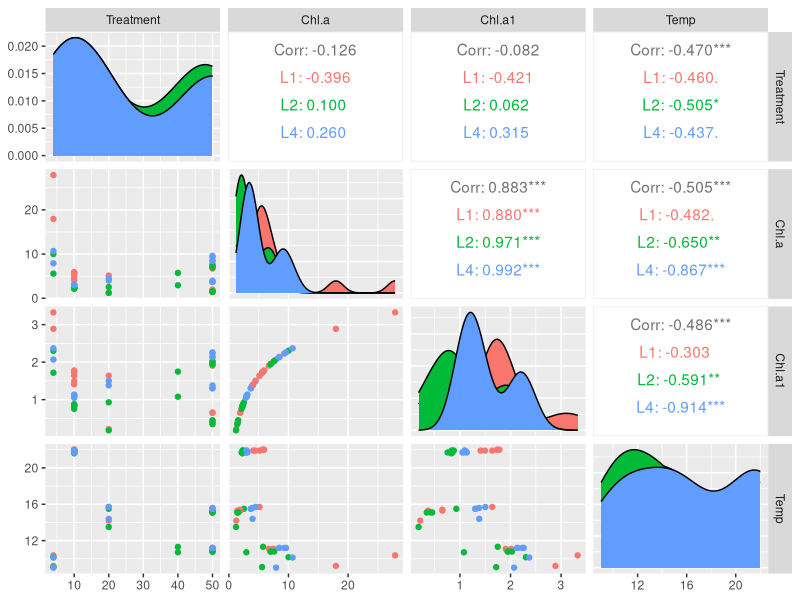
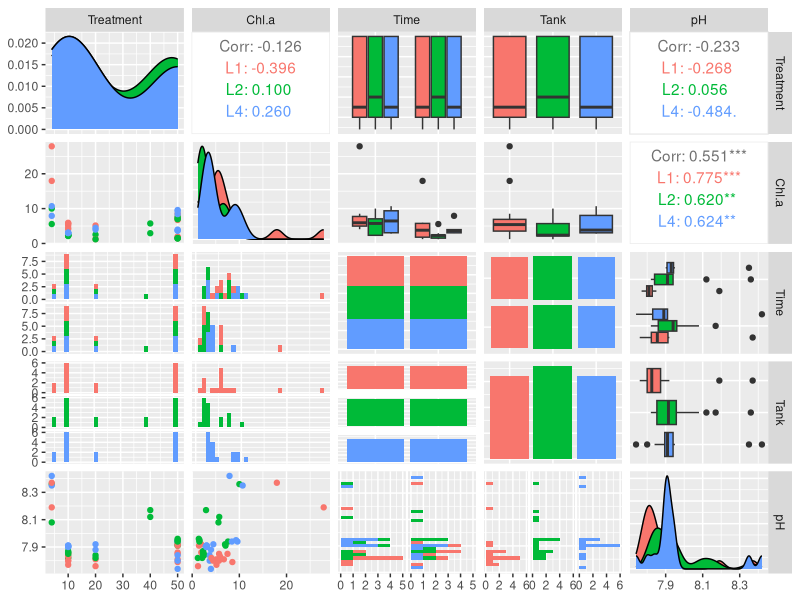
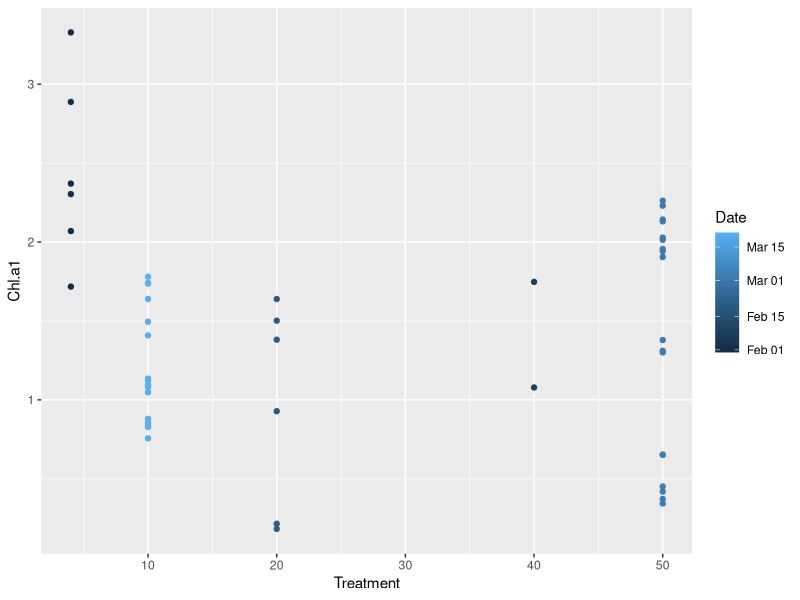
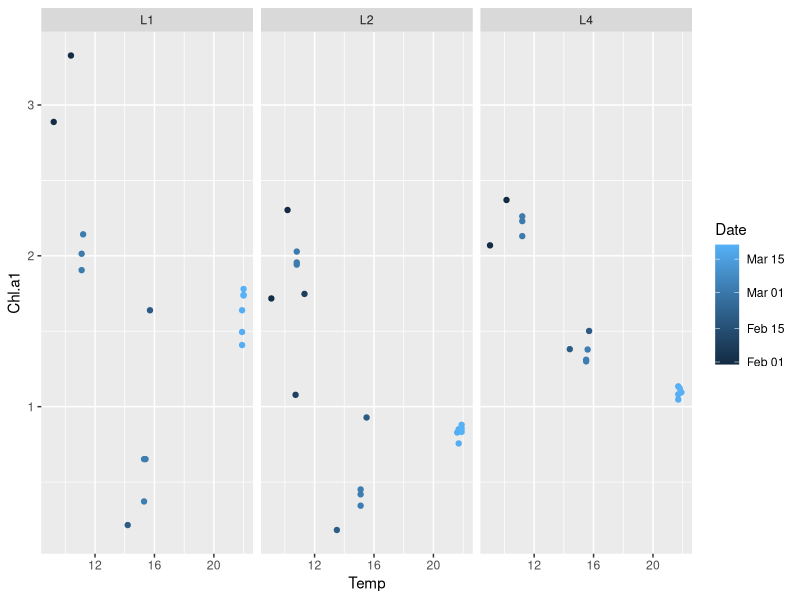
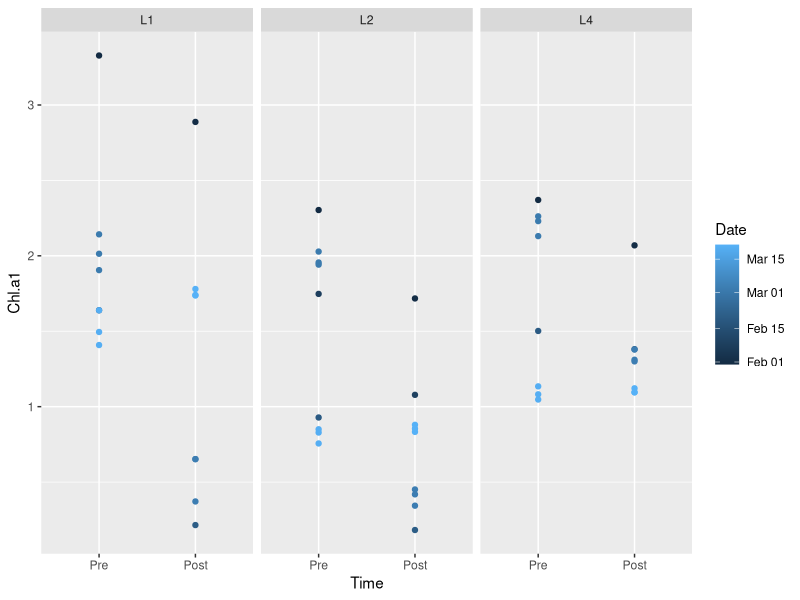

Generate these figures, in order, with R: (Note: this script raises an error after producing the figures.)
## ---- chunk 1
# setup the R enviornment for kniting markdown doc properly
library(knitr)
opts_knit$set(root.dir='../')
## ---- chunk 2
chlwq <- read.csv("./Data/ChlaWQReplicateAcuteData1.csv")
## ---- chunk 3
library(ggplot2)
library(GGally)
library(gridExtra)
library(scatterplot3d)
library(MASS)
library(lubridate)
library(lme4)
library(nlme)
library(vegan)
class(chlwq$Date)
## ---- chunk 4
chlwq$Time <- factor(chlwq$Time, levels = c("Pre", "Post")) #making sure pre always comes before post on figures
chlwq$Chl.a1 <- log(chlwq$Chl.a)
#transforming chlorophyll data since it is not normal
## ---- chunk 5
chlwq$Date <- as.Date(chlwq$Date, "%m.%d.%y")
class(chlwq$Date)
chlwq$Date
#changing class, so that R understands these are dates
## ---- chunk 6
ggpairs(chlwq, columns = c("Treatment", "Chl.a", "Chl.a1", "Temp"), columnLabels =  c("Treatment", "Chl.a", "Chl.a1","Temp"), mapping = aes(color = Tank))
#looking for relationships in the data
## ---- chunk 7
chl <- ggpairs(chlwq, columns = c("Treatment", "Chl.a", "Time", "Tank",  "pH"), columnLabels =  c("Treatment", "Chl.a", "Time", "Tank",  "pH"), mapping = aes(color = Tank))
chl
#looking for relationships in the data
## ---- chunk 8
ggplot(chlwq, aes(Treatment, Chl.a1)) +
  geom_point(aes(col=Date))
  facet_wrap(~Tank)

ggplot(chlwq, aes(Temp, Chl.a1)) +
  geom_point(aes(col=Date)) +
  facet_wrap(~Tank)

ggplot(chlwq, aes(Time, Chl.a1)) +
  geom_point(aes(col=Date)) +
  facet_wrap(~Tank)
## ---- chunk 9
main <- lm(Chl.a1 ~ Treatment + Temp + Time + pH + Salinity + Height + Tank, data = chlwq)
summary(main)
#first model with everything
## ---- chunk 10
main2 <- update(main, . ~ . -Salinity - Height)
summary(main2)
#getting rid of a few variables
## ---- chunk 11
main3 <- update(main2, . ~ . + I(Treatment^2) )
summary(main3)
#recognizing that there might be a quadratic response to the treatment variable
## ---- chunk 12
anova(main, main2)
#comparing models
## ---- chunk 13
anova(main2, main3)
#comparing models
## ---- chunk 14
AIC(main)
AIC(main2)
AIC(main3)
## ---- chunk 15
lin4 <- lmer(Chl.a1 ~ Treatment + Temp + Time + Treatment*Temp +  pH  + (1|Tank)  , data = chlwq)
car::Anova(lin4, type = 3)
#bringing in a linear mixed model that I made in my mixed model rmd to compare to these OLS models
## ---- chunk 16
anova(lin4, main3) #linear model is better than fixed effects
## ---- chunk 17
main4 <- update(main3, .~. + (Treatment^2)*Temp)
summary(main4)
#adding in a temperature interaction effect
## ---- chunk 18
anova(main3, main4)
AIC(main4) #main4 model has a better AIC
## ---- chunk 19
main5 <- update(main4, .~. + Treatment:Tank + Ozone)
summary(main5)
print(main5)
#bringing in an interaction effect between my treatment and each replicate tank
## ---- chunk 20
contrasts(chlwq$Tank) #what this tells me is that intercept is L1 and the coefficient for L2 is the difference from L1 and L4 co from L1
#L1 is the average tank, need to average the replicates across the tanks and fit the model that's where I predict chla for each tank and average them 
## ---- chunk 21
par(mfrow = c(2,2))
plot(main4)
## ---- chunk 22
#predict values based on the model and compare them to actual to see how well the model predicts data, compare the two

sim_mod <- lm(Chl.a1 ~ Tank + Treatment + I(Treatment^2) + Temp + 
                  Temp:Treatment + Tank:Treatment +
                  Tank:I(Treatment^2), 
              data = chlwq)
sub_mod <- update(sim_mod, . ~ . - Tank - Tank:Treatment - Tank:I(Treatment^2))
main_mod <- lm(Chl.a1 ~ Treatment + I(Treatment^2), data = chlwq)
summary(sim_mod)
plot(sim_mod)

xrange <- seq(min(chlwq$Treatment), max(chlwq$Treatment), length.out = 100)

tanks <- levels(chlwq$Tank)
plot(Chl.a1 ~ Treatment, data = chlwq, ylim = c(0, 4))
for(i in seq_along(tanks)) {
    lines(xrange, 
          predict(sim_mod, newdata = 
                     data.frame(Tank = tanks[i],
                               Treatment = xrange,
                               Temp = mean(chlwq$Temp))),
          col = i+1)
}
lines(predict(sub_mod, newdata = 
                  data.frame(
                        Treatment = xrange,
                        Temp = mean(chlwq$Temp))),
      lwd = 2)
lines(predict(main_mod, newdata = 
                  data.frame(
                      Treatment = xrange)), col='purple', lwd=4)

avg_pred <- predict(sim_mod, newdata = 
                     data.frame(Tank = rep(tanks, each = 100),
                               Treatment = rep(xrange,
                                               times = 3),
                               Temp = mean(chlwq$Temp)))
avg_pred <- tapply(avg_pred, list(rep(xrange, times = 3)), mean)

lines(xrange, avg_pred, lty = 2, lwd=3)

# obs vs predicted plot

pred <- predict(sim_mod)

plot(chlwq$Chl.a1, pred)
abline(a=0, b=1)

avg_obs <- tapply(chlwq$Chl.a1, list(chlwq$Treatment), mean)
avg_pred <- tapply(pred, list(chlwq$Treatment), mean) 

plot(avg_obs, avg_pred)
abline(a=0, b=1)
## ---- chunk 23
sim_mod <- lm(Chl.a1 ~ Tank + Treatment + I(Treatment^2) + Temp + 
                  Temp:Treatment + Tank:Treatment +
                  Tank:I(Treatment^2) + Time, 
              data = chlwq)

cc <- sub_mod$coefficients
eqn <- paste("Y =", paste(round(cc[1],2), paste(round(cc[-1],2), names(cc[-1]), sep=" * ", collapse=" + "), sep=" + "), "+ e")
eqn 
#looking at the equation based on the model fit
## ---- chunk 24
Y = 3.16 + -0.06 * 30 + -0.02 * 30 + -0.29 #prediction for post chl.a if temp = 30 and treatment = 30
Y
10^Y 
#having a negative correlation for temperature doesn't makes sense, as a higher temperature should not lower the chlorophyll a concentration left, but increase it
## ---- chunk 25
acf(chlwq$Chl.a) #looking for autocorrelation
#appear to have weak autocorrelation, only a few points outside of the 95% confidence interval
## ---- chunk 26

chladist <- dist(chlwq$Chl.a)
xy_dist <- dist(chlwq$Date)
## ---- chunk 27
max_dist = max(xy_dist) / 2

# plot result
plot(xy_dist, chladist)
abline(lm(chladist ~ xy_dist), lwd=3, col='red')
lines(lowess(xy_dist, chladist), lwd=3, col='pink')
abline(v = max_dist, col='red', lwd=3, lty=2)
## ---- chunk 28
obs_cor = cor(xy_dist, chladist)
obs_cor
## ---- chunk 29
chlamantel = mantel(xy_dist, chladist)
chlamantel
## ---- chunk 30
chl_gls <- gls(Chl.a1 ~ Tank + Treatment + I(Treatment^2) + Temp + 
                  Temp:Treatment + Tank:Treatment +
                  Tank:I(Treatment^2) + Time, 
              data = chlwq)
plot(Variogram (chl_gls))
## ---- chunk 31
chl_exp = update(chl_gls, corr=corExp())
# examine fit of error model to the raw model residuals
# note this function defaults to displaying pearson standardized residuals
# resType='p' or resType='pearson'
plot(Variogram(chl_exp, maxDist = max_dist))
## ---- chunk 32
# that doesn't look so good because clearly the model does not fit the error 
# very well, it appears that there is a nugget (i.e., non-zero y-intercept)
# Let's examine the normalized residuals in which the residuals are 
# devided by the estimate of the variance-covariance matrix. If the model
# fits well these residuals should be normally distributed.
plot(Variogram(chl_exp, resType='normalized', maxDist = max_dist))
## ---- chunk 33
# we see a little bit of a trend in the residuals but not too bad

# let's look at the same model but with a nugget
chl_exp_nug = update(chl_exp, corr=corExp(nugget=T))
plot(Variogram(chl_exp_nug, maxDist = max_dist))
## ---- chunk 34
plot(Variogram(chl_exp_nug, resType='n', maxDist = max_dist))
## ---- chunk 35
# those look like they provide a better fit to the data

# let's examine the rational quadratic error model
chl_rat_nug = update(chl_gls, corr=corRatio(nugget=T))
# examine fit of error model to model residuals
plot(Variogram(chl_rat_nug, maxDist = max_dist))
## ---- chunk 36
plot(Variogram(chl_rat_nug, resType='n', maxDist = max_dist))
## ---- chunk 37
# this model seems to fit about as a good as the exponential with the nugget

# let's compare the models
anova(chl_gls, chl_exp, chl_exp_nug, chl_rat_nug, test=F)
## ---- chunk 38
#it appears that hte exponential model is the best followed closely by the exponential and rational models with nuggests
summary(chl_exp)
## ---- chunk 39
anova(main5, chl_exp)
## ---- chunk 40
main6 <- update(main5,  .~. - pH - Time - Tank - Tank:Treatment)
summary(main6)
cc <- main6$coefficients
eqn <- paste("Y =", paste(round(cc[1],2), paste(round(cc[-1],2), names(cc[-1]), sep=" * ", collapse=" + "), sep=" + "), "+ e")
eqn 
#looking at the equation based on the model fit
## ---- chunk 41
Y = 0.47 + (-0.16 * 20) + (0.31 * 30) + (-0.01 * 20^2) + -2.45  + (-0.01)
#treatment = 20, temp = 30
Y
10^Y
